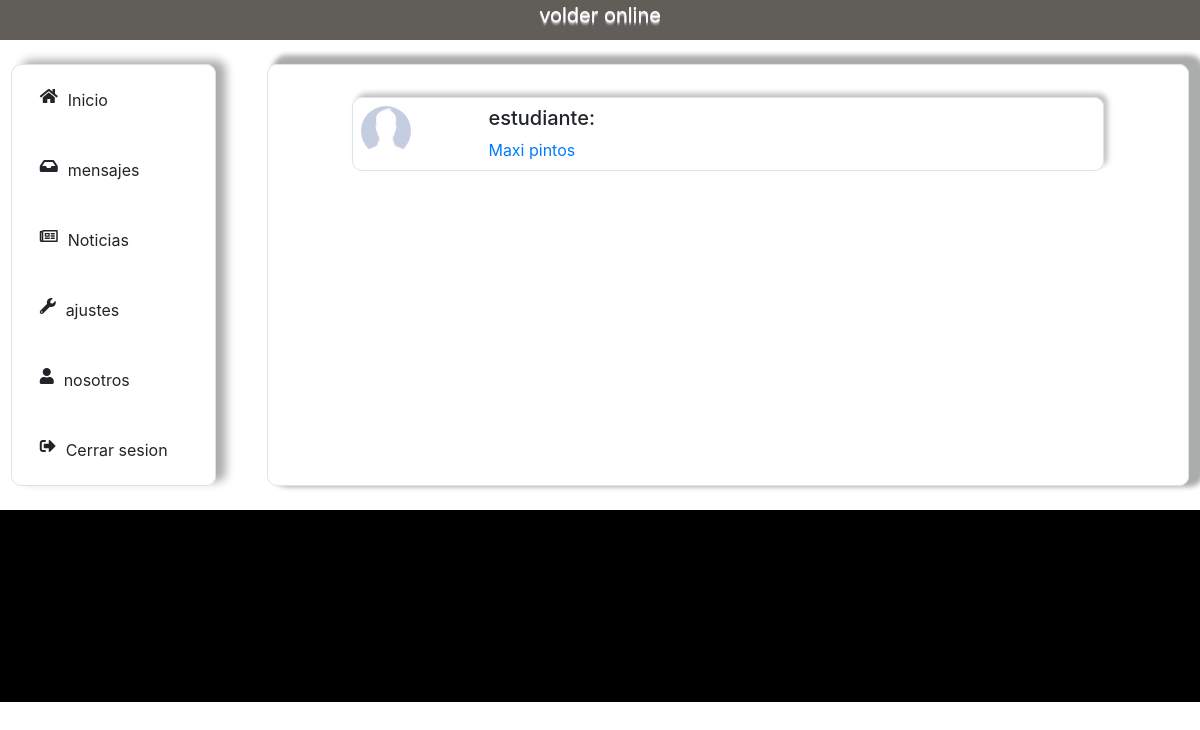
/mensajes/bandeja_de_entrada (signed in), run on an earlier commit of the app's database.
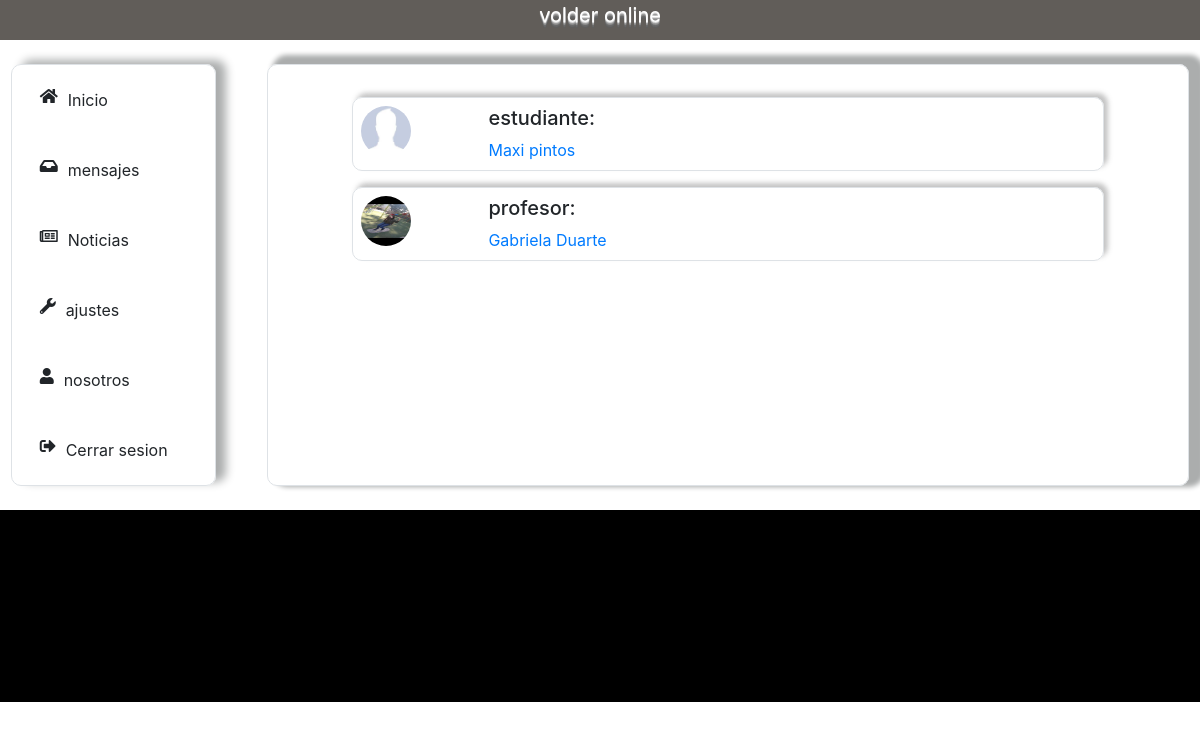
And on a later commit of the database.
### mensajes/models.py (models this page shows, shortened)
class Grupo_chat(models.Model):
    persona1 = models.ForeignKey(User, on_delete = models.CASCADE,related_name='persona1')
    persona2 = models.ForeignKey(User, on_delete = models.CASCADE,related_name='persona2')

### usuarios/models.py (models this page shows)
class Estudiante(models.Model):
    user = models.OneToOneField(User, on_delete = models.CASCADE)
    nombre = models.CharField(max_length=50)
    apellido = models.CharField(max_length=50)
    dni = models.IntegerField(unique=True)
    curso = models.ForeignKey(Cursoos, on_delete = models.CASCADE, null=True, blank=True)
    foto =  models.ImageField(upload_to="fotos_de_perfil/estudiante", null=True, blank=True)
    class Meta():
        ordering = ['apellido']
    def __str__(self):
        nombre_y_apellido = self.nombre + " " + self.apellido
        return nombre_y_apellido
    @property
    def imageURL(self):
        try:
            url = self.foto.url
        except:
            url = "/static/img/fotoPerfil.jpg"
        return url

class Profesor(models.Model):
    user = models.OneToOneField(User, on_delete = models.CASCADE)
    nombre = models.CharField(max_length=50)
    apellido = models.CharField(max_length=50)
    dni = models.IntegerField(unique=True)
    foto =  models.ImageField(upload_to="fotos_de_perfil/profesor", null=True, blank=True)
    class Meta():
        ordering = ['apellido']
    def __str__(self):
        nombre_y_apellido = self.nombre + " " + self.apellido
        return nombre_y_apellido
    @property
    def imageURL(self):
        try:
            url = self.foto.url
        except:
            url = "/static/img/fotoPerfil.jpg"
        return url

### mensajes/views.py (the view)
# urls.py: path('bandeja_de_entrada', views.bandeja_de_entrada, name="bandeja_de_entrada"),
def bandeja_de_entrada(request):
    if hasattr(request.user, 'estudiante'):
        extend = "volder/base.html"
    elif hasattr(request.user, 'profesor'):
        extend = "profesor/base.html"
    elif hasattr(request.user, 'preceptor'):
        extend = "preceptor/base.html"
    else:
        extend = "secretario/base.html"
    grupos = []
    try:
        grupos += Grupo_chat.objects.filter(persona1=request.user)
    except:
        pass
    try:
        grupos += Grupo_chat.objects.filter(persona2=request.user)
    except:
        pass
    if grupos == []:
        messages.success(request, f'Aun no tiene mensajes :(')
    cont = {
        "grupos":grupos,
        "extend":extend,
    }
    return render(request,"mensajes/bandeja_de_entrada.html", cont)

### mensajes/templates/mensajes/bandeja_de_entrada.html (shortened to what the changed rows need)
{% extends extend %}
{% load static %}
{% block content %}
    <div class="mid-contenido mid-contenido-animacion border col-10 col-md-9 mx-auto my-4 p-4">
        {% for grupo in grupos %}
            <div class="row">
                    <div class="charla col-10 mx-auto border my-2 p-2">
                        <div class="row">
                            {% if user != grupo.persona1 %}
                                {% if grupo.persona1.secretario %}
                                    <div class="col-2">
                                        <img src="{{grupo.persona1.secretario.imageURL}}" alt="">
                                    </div>
                                    <div class="col-8">
                                            <p class="h5"> secretario: </p>
                                            <a class="text-center" href="{{grupo.persona1.id}}">
                                                {{grupo.persona1.secretario}}
                                            </a>
                                    </div>
                                {% elif grupo.persona1.preceptor  %}
                                    <div class="col-2">
                                        <img src="{{grupo.persona1.preceptor.imageURL}}" alt="">
                                    </div>
                                    <div class="col-8">
                                            <p class="h5"> preceptor: </p>
                                            <a href="{{grupo.persona1.id}}">
                                                {{grupo.persona1.preceptor}}
                                            </a>
                                    </div>
                                {% elif grupo.persona1.profesor  %}
                                    <div class="col-2">
                                        <img src="{{grupo.persona1.profesor.imageURL}}" alt="">
                                    </div>
                                    <div class="col-8">
                                            <p class="h5"> profesor: </p>
                                            <a href="{{grupo.persona1.id}}">
                                                    {{grupo.persona1.profesor}}
                                            </a>
                                    </div>
                                {% else  %}
                                    <div class="col-2">
                                        <img src="{{grupo.persona1.estudiante.imageURL}}" alt="">
                                    </div>
                                    <div class="col-8">
                                        <p class="h5"> estudiante:</p>
                                        <a href="{{grupo.persona1.id}}">
                                            {{grupo.persona1.estudiante}}
                                        </a>
                                    </div>
                                {% endif %}
                            {% else %}
                                {% if grupo.persona2.secretario %}
                                    <div class="col-2">
                                        <img src="{{grupo.persona2.secretario.imageURL}}" alt="">
                                    </div>
                                    <div class="col-8">
                                            <p class="h5"> secretario: </p>
                                            <a class="text-center" href="{{grupo.persona2.id}}">
                                                {{grupo.persona2.secretario}}
                                            </a>
                                    </div>
                                {% elif grupo.persona2.profesor  %}
                                    <div class="col-2">
                                        <img src="{{grupo.persona2.profesor.imageURL}}" alt="">
                                    </div>
                                    <div class="col-8">
                                            <p class="h5"> profesor: </p>
                                            <a href="{{grupo.persona2.id}}">
                                                    {{grupo.persona2.profesor}}
                                            </a>
                                    </div>
                                {% elif grupo.persona2.estudiante  %}
                                    <div class="col-2">
                                        <img src="{{grupo.persona2.estudiante.imageURL}}" alt="">
                                    </div>
                                    <div class="col-8">
                                        <p class="h5"> estudiante:</p>
                                        <a href="{{grupo.persona2.id}}">
                                            {{grupo.persona2.estudiante}}
                                        </a>
                                    </div>
                                {% endif %}
                            {% endif %}
                        </div>
                    </div>
            </div>
        {% endfor %}
    </div>
{% endblock %}

What changed in the data, as far as the page shows it:
added Grupo_chat: persona2.profesor.imageURL (picture), persona2.profesor "Gabriela Duarte"
